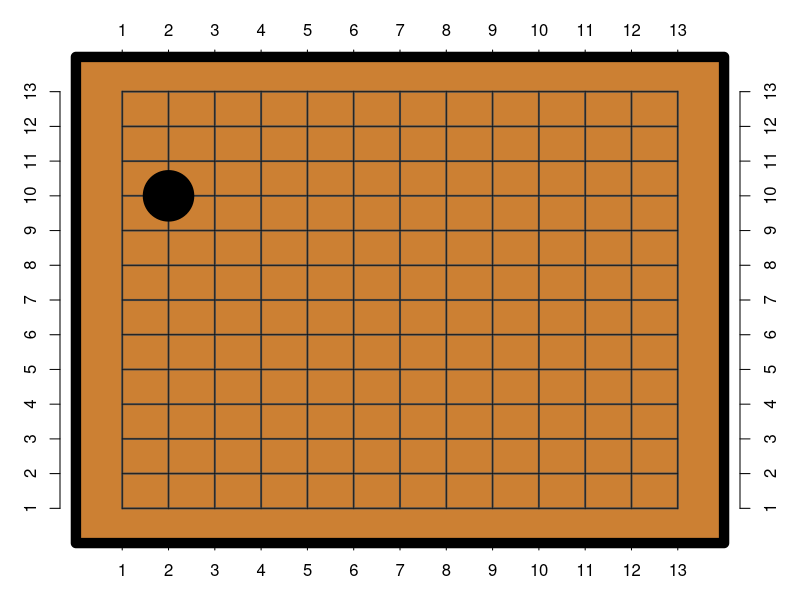

R code for this plot: (Note: a time limit stopped this script after it produced the figure.)
go.board.init = function(n, m = n){
    out = list("board"=matrix(0, n, m), "n"=n, "m"=m, "p"=max(n+1, m+1),
        "hoff"=ifelse(n > m, (n-m)/2, 0), "voff"=ifelse(m > n, (m-n)/2, 0))
    return (out)
    }

go.plot.init = function(x){
    # Initialize plot
    par(mar = rep(0, 4))
    plot(seq(-1, x$p+1), seq(-1, x$p+1), type='n', ax = FALSE, xlab = "", ylab = "")

    # Board color
    polygon(c(0, 0, x$p, x$p), c(0, x$p, x$p, 0), col=rgb(0.8, 0.5, 0.2), lwd=10)

    # Grid
    for (i in 1:x$n)
        lines(c(1+x$hoff, x$m+x$hoff), c(i+x$voff, i+x$voff), lwd=2, col='gray30')
    for (i in 1:x$m)
        lines(c(i+x$hoff, i+x$hoff), c(1+x$voff, x$n+x$voff), lwd=2, col='gray30')
    for (i in 1:x$n)
        lines(c(1+x$hoff, x$m+x$hoff), c(i+x$voff, i+x$voff), lwd=0.5)
    for (i in 1:x$m)
        lines(c(i+x$hoff, i+x$hoff), c(1+x$voff, x$n+x$voff), lwd=0.5)

    # Label axes
    axis(2, at = seq(1+x$voff, x$n+x$voff, by=1), labels = 1:x$n, line = -3)
    axis(4, at = seq(1+x$voff, x$n+x$voff, by=1), labels = 1:x$n, line = -3)
    axis(1, at = seq(1+x$hoff, x$m+x$hoff, by=1), labels = 1:x$m, line = -3)
    axis(3, at = seq(1+x$hoff, x$m+x$hoff, by=1), labels = 1:x$m, line = -3)

    # Other Markers (for identify())
#   points(-0.75, -0.75, cex = 5, lwd = 5, pch = 4, col='red')
#   points(x$p+0.75, -0.75, cex = 5, lwd = 5, pch = 1, col='darkgreen')
#   text(-0.25, x$p+0.75, "Pass", cex = 3)
    }

go.plot.add = function(where, x){
    cex = 0.95*(100/(x$p-1) + 80*dnorm(x$p, 10, 10))
#   cex = 0.6*(100/(x$p-1) + 80*dnorm(x$p, 10, 10))
    color = x$board[where]
    g = expand.grid(seq(1+x$voff, x$n+x$voff, by = 1), seq(1+x$hoff, x$m+x$hoff, by = 1))
    g = g[,c(2, 1)]
    if (color == 1)
        points(g[where,], col = 'black', pch=20, cex = cex)
    if (color == -1)
        points(g[where,], col = 'white', pch=20, cex = cex)
    }

go.plot.remove = function(where, x){

    cex = 1.05*(100/(x$p-1) + 80*dnorm(x$p, 10, 10))
#   cex = 0.65*(100/(x$p-1) + 80*dnorm(x$p, 10, 10))

    g = expand.grid(seq(1+x$voff, x$n+x$voff, by = 1), seq(1+x$hoff, x$m+x$hoff, by = 1))
    g = g[,c(2, 1)]

    # cover the piece with the board color
    points(g[where,], col = rgb(0.8, 0.5, 0.2), pch=20, cex = cex)

    # re-add the grid lines
    lines(rep(g[where,1], 2), g[where,2] + c(-0.5, 0.5), lwd=2, col = 'gray30')
    lines(g[where,1] + c(-0.5, 0.5), rep(g[where,2], 2), lwd=2, col = 'gray30')
    lines(rep(g[where,1], 2), g[where,2] + c(-0.5, 0.5), lwd=0.5)
    lines(g[where,1] + c(-0.5, 0.5), rep(g[where,2], 2), lwd=0.5)
    }

go.play = function(n, m = n, old_game, machine = 0){

    if (missing(old_game)){
        xglobal <<- go.board.init(n, m)
        go.plot.init(xglobal)
        # Black: turn == 1
        # White: turn == -1
        xglobal$turn <<- 1
    } else {
        xglobal <<- old_game
        go.plot.init(xglobal)
        for (b in which(xglobal$board != 0))
            go.plot.add(b, xglobal)
    }

    error.check = function(where){
        # No points clicked
        if (length(where) == 0){
            cat("    Click where to place piece then right clight to confirm.\n")
            return (TRUE)
            }

        # Too many points clicked
        if (length(where) > 2){
            cat("    Too many points clicked. Starting turn over.\n")
            return (TRUE)
            }


        # Cannot place in existing location
        if (xglobal$board[min(where)] != 0){
            cat("    Invalid move: piece already there\n")
            return (TRUE)
            }

        # All good, no errors
        return (FALSE)
        }

    capture.recurse = function(where){
        if (abort)
            return (0)

        checked[where] <<- 1
        h = c(where + xglobal$n, where - 1, where - xglobal$n, where + 1)

        # Set to NA those that aren't neighbors
        if ((where %% xglobal$n) == 0) # on lower edge
            h[4] = NA
        if ((where %% xglobal$n) == 1) # on upper edge
            h[2] = NA
        if (any(where == 1:xglobal$n)) # on left edge
            h[3] = NA
        if (any(where == (xglobal$n*xglobal$m-xglobal$n + 1):(xglobal$n*xglobal$m))) # on right edge
            h[1] = NA

        # Check to see if the piece is surrended on all possible sides (doesn't matter the owner)
        if (sum(xglobal$board[h[!is.na(h)]] != 0) != sum(!is.na(h))){
            abort <<- TRUE
            checked <<- rep(1, xglobal$n * xglobal$m)
            return (0)
            }

        for (i in h[!is.na(h)]){
            # capture.recurse() hasn't already been run, and
            # the neighbor is friendly
            if ((checked[i] == 0) && (xglobal$board[i] == -xglobal$turn))
                capture.recurse(i)
            }


        }

    capture = function(where, xglobal){
        # possible neighbors (right, down, left, up)
        h = c(where + xglobal$n, where - 1, where - xglobal$n, where + 1)

        # Set to NA those that aren't neighbors
        if ((where %% xglobal$n) == 0) # on lower edge
            h[4] = NA
        if ((where %% xglobal$n) == 1) # on upper edge
            h[2] = NA
        if (any(where == 1:xglobal$n)) # on left edge
            h[3] = NA
        if (any(where == (xglobal$n*xglobal$m-xglobal$n + 1):(xglobal$n*xglobal$m))) # on right edge
            h[1] = NA


        # Only need to check if a capture was made if an adjacent piece to
        # `where` is an enemy stone
        for (i in h[!is.na(h)][which(xglobal$board[h[!is.na(h)]] == -xglobal$turn)]){
            checked <<- double(xglobal$n * xglobal$m)
            abort <<- FALSE
            capture.recurse(i)

            # The recursion was never aborted, i.e. a capture of a group of pieces
            if (!abort){
                for (i in 1:(xglobal$n * xglobal$m)){
                    if (checked[i] == 1){
                        capture.made <<- TRUE
                        xglobal$board[i] <<- 0
                        go.plot.remove(i, xglobal)
                        }
                    }
                }
            }
        }

    cat("Starting the game.\n")
    cat("Left-click on a position for a stone to be placed.\n")
    cat("Right-click to confirm selection.\n")

    while (TRUE){
        g = expand.grid(seq(1+xglobal$voff, xglobal$n+xglobal$voff, by = 1),
                        seq(1+xglobal$hoff, xglobal$m+xglobal$hoff, by = 1))
        g = g[,c(2, 1)]

#       red x and green circle
#       g = rbind(g, c(-0.75, -0.75), c(xglobal$p + 0.75, -0.75))

        cat(ifelse(xglobal$turn == 1, "Black", "White"), "'s turn\n", sep="")
        if (!(machine == xglobal$turn)){
            (where = identify(g, offset = 0, plot = FALSE))
        } else {
            # Machine's turn
            machine_prob = rep(1, xglobal$n * xglobal$m) / (xglobal$n * xglobal$m)

            # Now how to make this probability vector better

            where = sample(xglobal$n * xglobal$m, 1, prob = machine_prob)
            }

        if (!error.check(where)){
            where = min(where)
            xglobal$board[where] <<- xglobal$turn

            capture.made <<- FALSE
            capture(where, xglobal)


            # Check to make sure a move won't result in immediate capture by enemy
            # This needs to be run after checking if the move results in a capture
            # of the enemy, so it's in the wrong place right now
            checked <<- double(xglobal$n * xglobal$m)
            abort <<- FALSE
            possible.error <<- FALSE
            xglobal$turn <<- -xglobal$turn # Temporarily change turns
            capture.recurse(where)
            xglobal$turn <<- -xglobal$turn
            if (!abort)
                possible.error <<- TRUE


            # A capture was made, proceed as normal
            if (capture.made){
                go.plot.add(where, xglobal)
                xglobal$turn <<- -xglobal$turn
            } else { # No capture
                if (!possible.error){ # Not being captured
                    go.plot.add(where, xglobal)
                    xglobal$turn <<- -xglobal$turn
                } else { # No capture AND the piece would have captured by an enemy
                    cat("    Invalid move: piece would be immediately captured\n")
                    xglobal$board[where] <<- 0
                    }
                }
            }
        }

    }

go.play(13, machine = 1)

# new = xglobal
#
# go.play(old_game = new)
